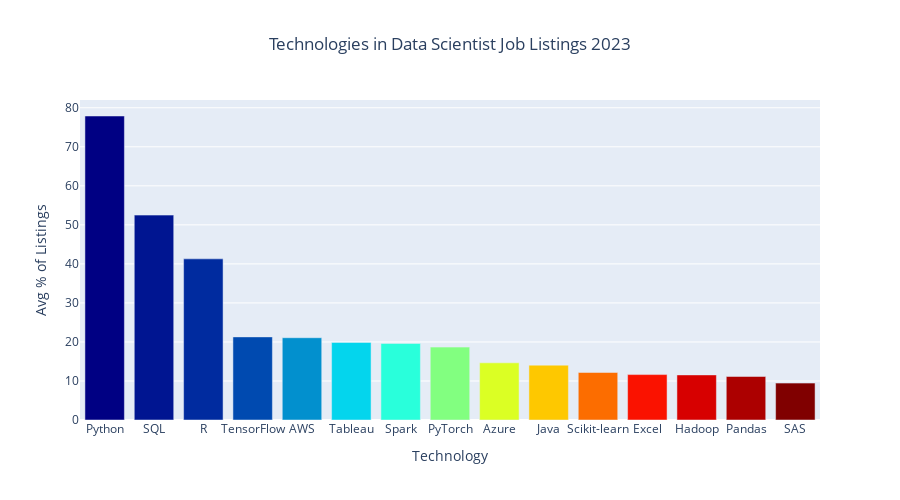

Write notebook code for a chart like this one.
### Code cell
cmax=200
cmin=50
color_s = np.linspace(cmin, cmax, 15)

data = [
    go.Bar(
        x=df_15.index,          
        y=df_15['2023']*100,
        marker=dict(
            colorscale='Jet',
            color=color_s
        ),
    )
]

layout = {
     'title': 'Technologies in Data Scientist Job Listings 2023',
    'yaxis': {'title': 'Avg % of Listings', },
    'xaxis': {'title': "Technology", 'tickmode': 'linear'},
    'title_x':0.5,
    'height': 500
    
}

fig = go.Figure(data=data, layout=layout)
py.iplot(fig)

### Figure 1 — Plotly figure (JSON) as saved in the notebook; plotly's stock layout.template omitted (floating-point values rounded to 4 significant figures)
{"data": [{"marker": {"color": [50, 60.71, 71.43, 82.14, 92.86, 103.6, 114.3, 125, 135.7, 146.4, 157.1, 167.9, 178.6, 189.3, 200], "colorscale": [[0, "rgb(0,0,131)"], [0.2, "rgb(0,60,170)"], [0.4, "rgb(5,255,255)"], [0.6, "rgb(255,255,0)"], [0.8, "rgb(250,0,0)"], [1, "rgb(128,0,0)"]]}, "type": "bar", "x": ["Python", "SQL", "R", "TensorFlow", "AWS", "Tableau", "Spark", "PyTorch", "Azure", "Java", "Scikit-learn", "Excel", "Hadoop", "Pandas", "SAS"], "y": [77.89, 52.49, 41.29, 21.3, 21.08, 19.87, 19.61, 18.68, 14.65, 14.05, 12.18, 11.63, 11.55, 11.15, 9.449]}], "layout": {"height": 500, "title": {"text": "Technologies in Data Scientist Job Listings 2023", "x": 0.5}, "xaxis": {"tickmode": "linear", "title": {"text": "Technology"}}, "yaxis": {"title": {"text": "Avg % of Listings"}}}}
